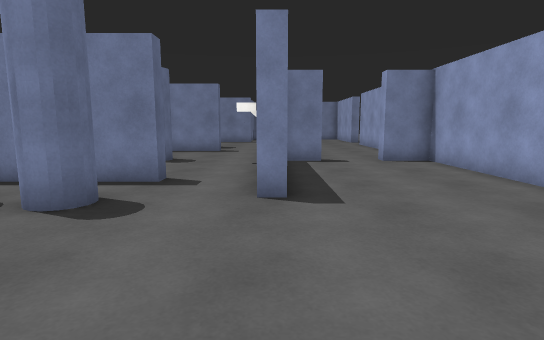
[1] (above)

23 first-person views from a walk through a scene from a Unity 3-D project. The camera is 1.2 m above the floor, tilts 8° down and sees 80° across. The floor is counted in squares, 1 m on a side. Each view is taken from the middle of a square. On the plan, view 1 faces up. The plan holds only what a view shows up to about 14 squares ahead; the rest is blank. The place goes on beyond the plan. The player is left out. Door leaves are left out, so doorways stand open. Surface patterns are stand-ins for the level's own textures.

[2]
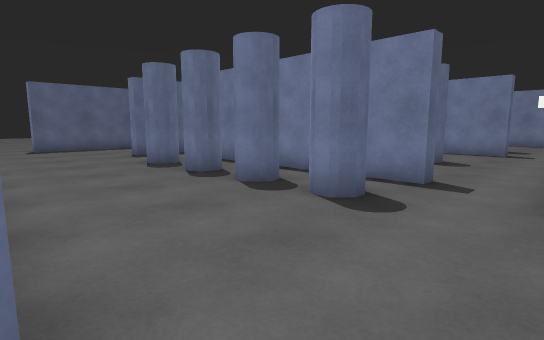

[3]
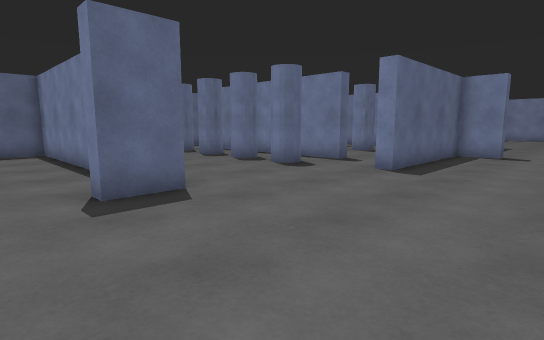

[4]
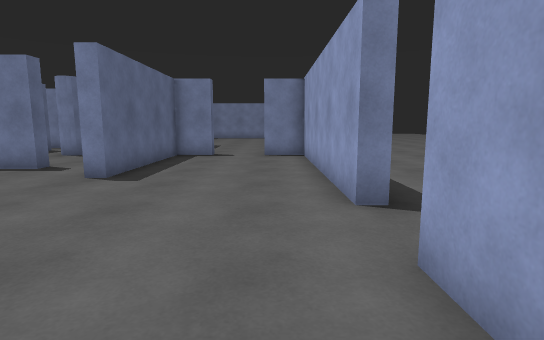

[5]
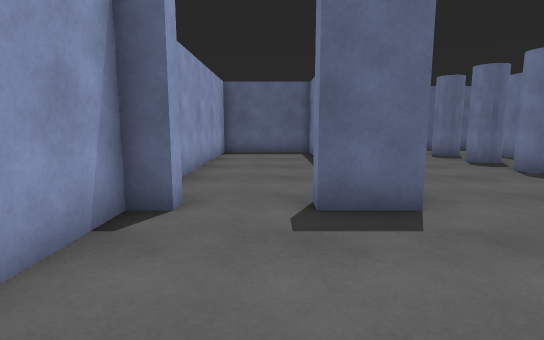

[6]
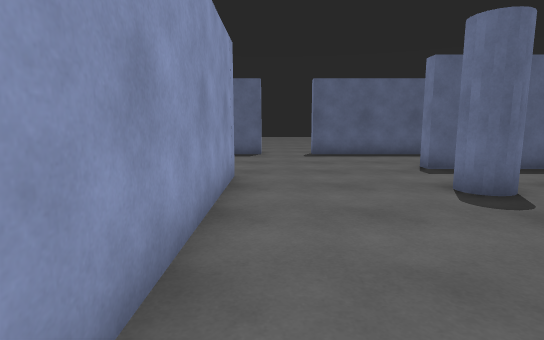

[7]
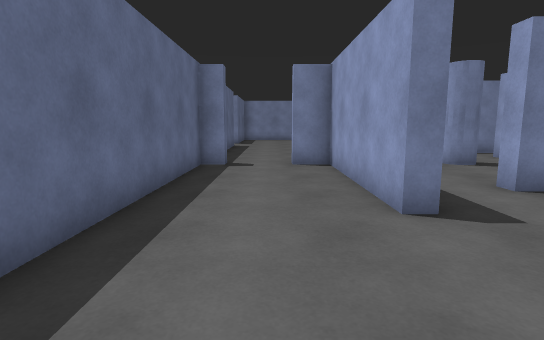

[8]
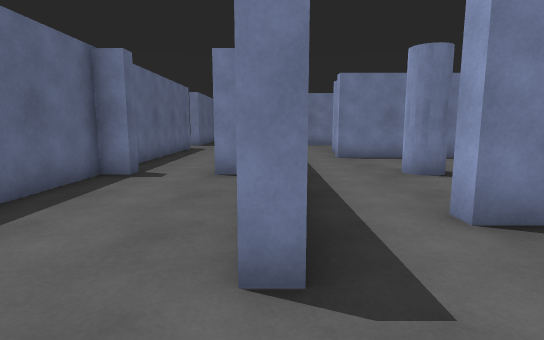

[9]
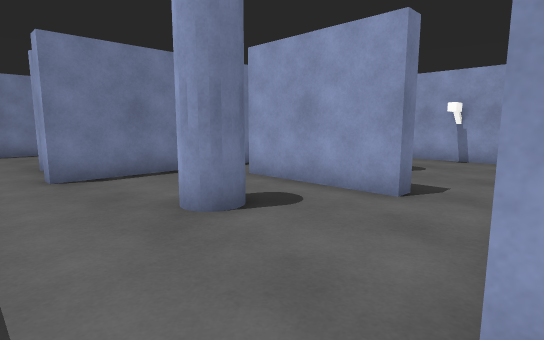

[10]
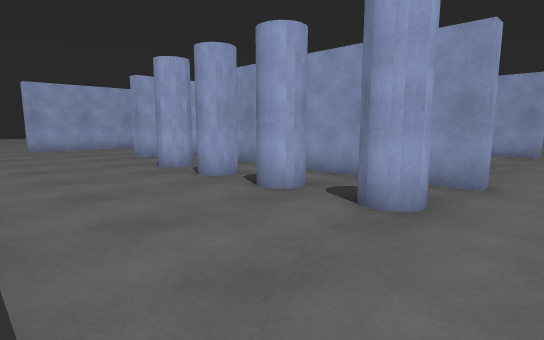

[11]
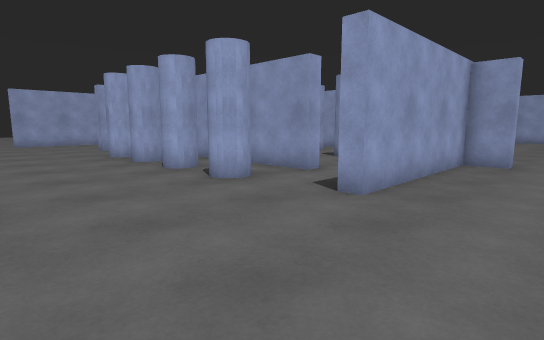

[12]
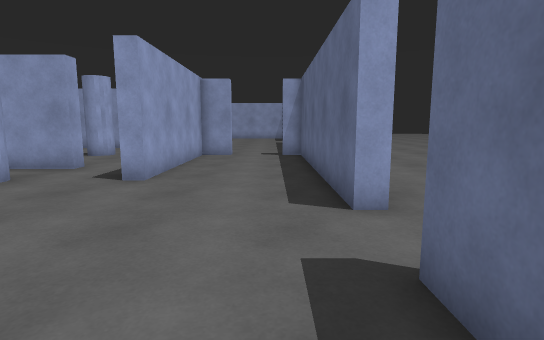

[13]
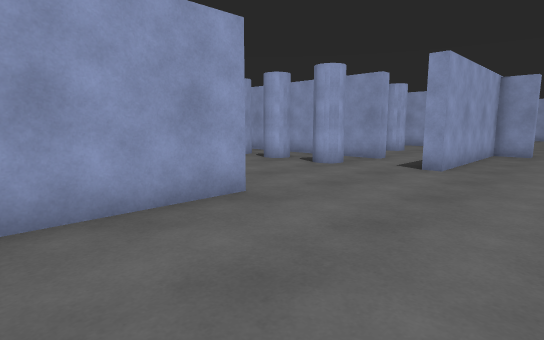

[14]
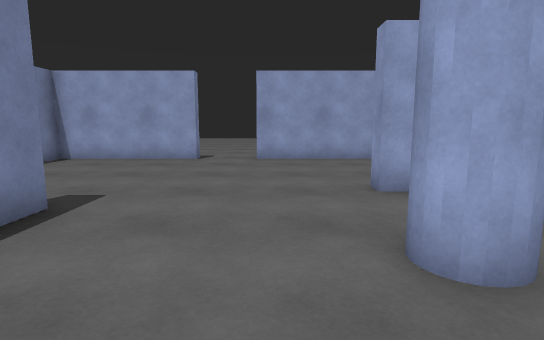

[15]
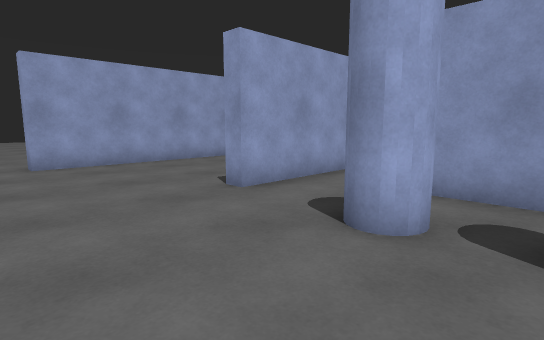

[16]
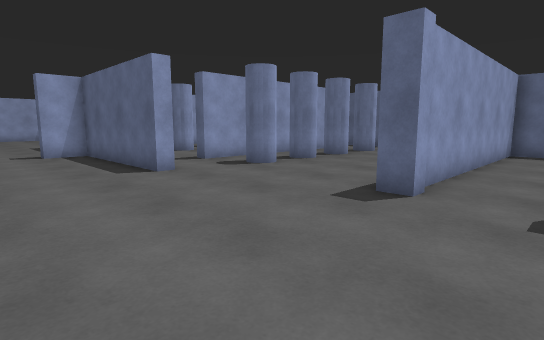

[17]
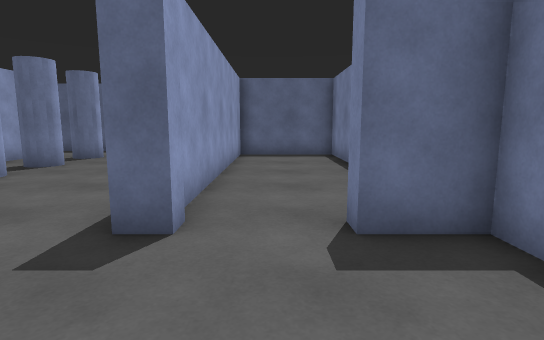

[18]
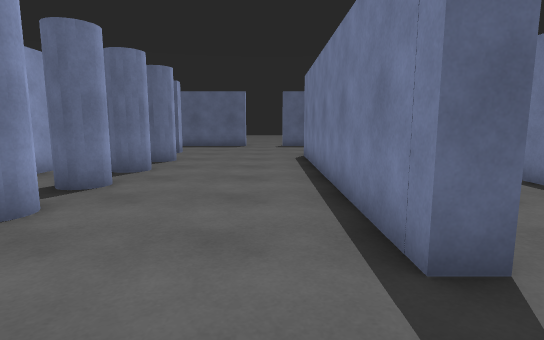

[19]
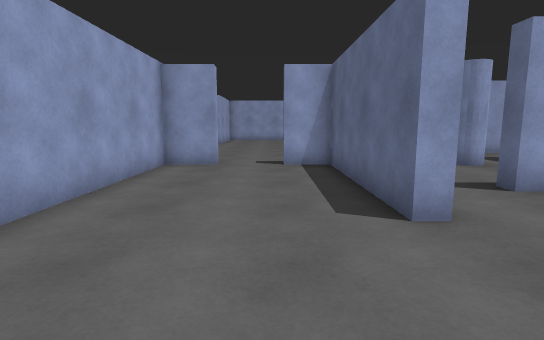

[20]
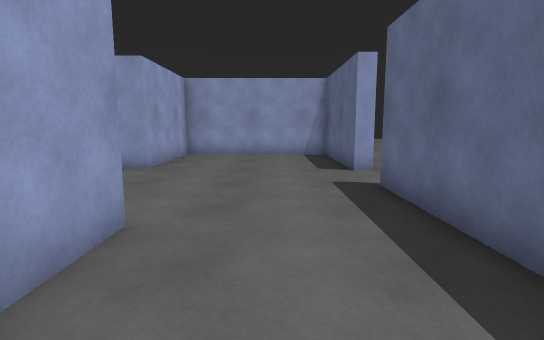

[21]
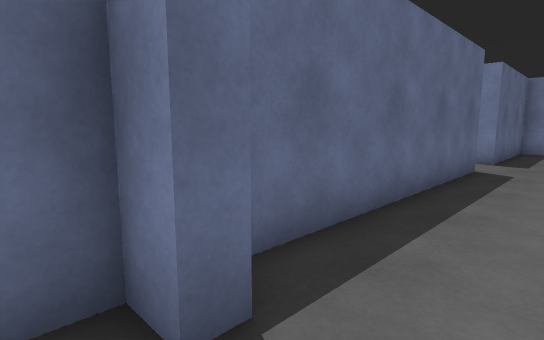

[22]
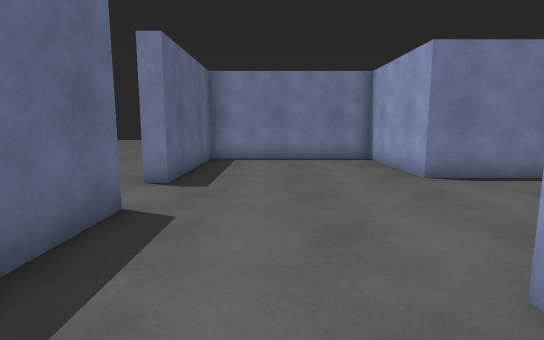

[23]
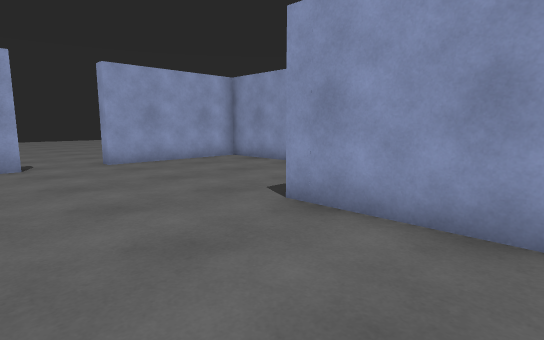

### Floor plan
Ten units are one square. View 1 is at (0, 0); x grows to the right and y downward. Boxes are objects, and circles mark ways between rooms. Rooms are numbered by the first view taken in them; rooms with no view inside come last. Other rooms are left out.
<svg viewBox="-177 -269 237 315">
<path fill="none" stroke="#000" d="M-85 -68 -106 -68 -106 -72M-24 -74 -24 -68 -65 -68M-20 34 -14 34M-128 -74 -128 -52 -133 -52 -133 -108 -144 -108M-14 41 8 41M16 -108 2 -108 2 -52 -2 -52M24 41 53 41 53 -6M53 -27 53 -108 37 -108M-172 -6 -172 41 -116 41 -116 -1 -14 -1 -14 14 -20 14M-172 -108 -172 -27M-20 -229 -14 -229 -14 -222 -116 -222 -116 -264 -121 -264M-106 -152 -24 -152M-2 -156 -2 -171 2 -171 2 -112 16 -112M-9 -264 -14 -264 -14 -249 -20 -249M-172 -195 -172 -112M-144 -112 -133 -112 -133 -171 -128 -171M53 -216 53 -264M-159 -264 -172 -264 -172 -216M37 -112 53 -112 53 -195M-2 -90 -2 -116M-62 -93 -67 -93M-2 -134 -2 -156M-24 -152 -24 -148 -76 -148M-67 -93 -67 -131M-128 -84 -128 -74M-106 -72 -70 -72M-76 -148 -106 -148 -106 -152M-55 4 -111 4 -111 41 -42 41"/>
<rect x="-105" y="-55" width="20" height="10" fill="#bbb"><title>column</title></rect>
<rect x="-85" y="-55" width="20" height="10" fill="#bbb"><title>column</title></rect>
<rect x="-65" y="-55" width="20" height="10" fill="#bbb"><title>column</title></rect>
<rect x="-45" y="-55" width="20" height="10" fill="#bbb"><title>column</title></rect>
<rect x="-105" y="-185" width="20" height="20" fill="#bbb"><title>column</title></rect>
<rect x="-85" y="-185" width="20" height="20" fill="#bbb"><title>column</title></rect>
<rect x="-65" y="-185" width="20" height="20" fill="#bbb"><title>column</title></rect>
<rect x="-45" y="-185" width="20" height="20" fill="#bbb"><title>column</title></rect>
<rect x="-45" y="-115" width="10" height="10" fill="#bbb"><title>column</title></rect>
<rect x="-15" y="-105" width="10" height="10" fill="#bbb"><title>other object</title></rect>
<rect x="-105" y="-115" width="20" height="10" fill="#bbb"><title>column</title></rect>
<circle cx="-155" cy="-110" r="3" fill="#2a7"/>
<circle cx="25" cy="-110" r="3" fill="#2a7"/>
<circle cx="-15" cy="-70" r="3" fill="#2a7"/>
<circle cx="-115" cy="-70" r="3" fill="#2a7"/>
<circle cx="-20" cy="25" r="3" fill="#2a7"/>
<circle cx="-15" cy="-150" r="3" fill="#2a7"/>
<circle cx="-115" cy="-150" r="3" fill="#2a7"/>
<circle cx="-65" cy="-140" r="3" fill="#2a7"/>
<circle cx="-65" cy="-85" r="3" fill="#2a7"/>
<text x="-60" y="-30">1</text>
<text x="-60" y="-190">2</text>
<text x="-30" y="-110">3</text>
<text x="-100" y="-110">4</text>
<text x="-70" y="20">5</text>
</svg>
Room 1 opens to room 2. Room 1 opens to room 3. Room 1 opens to room 4. Room 1 opens to room 5. Room 2 opens to room 3. Room 2 opens to room 4. Room 3 opens to room 4.

Where each view was taken, in squares from view 1:
view 1: 0 up, 0 right, facing up
view 2: 0 up, 0 right, facing up-left
view 3: 3 down, 4 right, facing up-left
view 4: 2 down, 4 right, facing up
view 5: 2 down, 3 right, facing left
view 6: 1 up, 4 left, facing left
view 7: 1 up, 15 left, facing up
view 8: 3 up, 13 left, facing up
view 9: 7 up, 12 left, facing up-right
view 10: 22 up, 12 left, facing down-right
view 11: 22 up, 16 left, facing down-right
view 12: 24 up, 16 left, facing down
view 13: 26 up, 16 left, facing down-right
view 14: 19 up, 6 left, facing right
view 15: 21 up, 5 left, facing down-right
view 16: 25 up, 4 right, facing down-left
view 17: 24 up, 2 right, facing left
view 18: 21 up, 1 right, facing left
view 19: 21 up, 2 right, facing down
view 20: 9 up, 15 left, facing down
view 21: 10 up, 15 left, facing up-left
view 22: 15 up, 15 left, facing up
view 23: 4 up, 5 left, facing down-right
